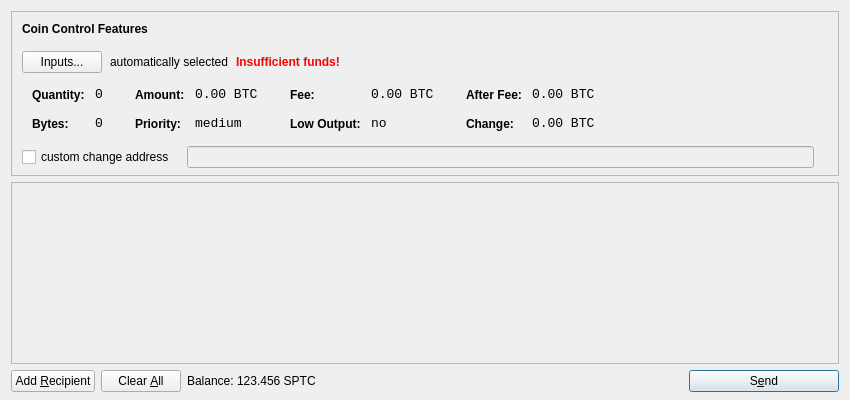
<?xml version="1.0" encoding="UTF-8"?>
<ui version="4.0">
 <class>SendCoinsDialog</class>
 <widget class="QDialog" name="SendCoinsDialog">
  <property name="geometry">
   <rect>
    <x>0</x>
    <y>0</y>
    <width>850</width>
    <height>400</height>
   </rect>
  </property>
  <property name="windowTitle">
   <string>Send Coins</string>
  </property>
  <layout class="QVBoxLayout" name="verticalLayout" stretch="0,1,0">
   <property name="bottomMargin">
    <number>8</number>
   </property>
   <item>
    <widget class="QFrame" name="frameCoinControl">
     <property name="sizePolicy">
      <sizepolicy hsizetype="Expanding" vsizetype="Expanding">
       <horstretch>0</horstretch>
       <verstretch>0</verstretch>
      </sizepolicy>
     </property>
     <property name="maximumSize">
      <size>
       <width>16777215</width>
       <height>16777215</height>
      </size>
     </property>
     <property name="frameShape">
      <enum>QFrame::StyledPanel</enum>
     </property>
     <property name="frameShadow">
      <enum>QFrame::Sunken</enum>
     </property>
     <layout class="QVBoxLayout" name="verticalLayoutCoinControl2">
      <property name="spacing">
       <number>-1</number>
      </property>
      <property name="leftMargin">
       <number>0</number>
      </property>
      <property name="topMargin">
       <number>0</number>
      </property>
      <property name="rightMargin">
       <number>0</number>
      </property>
      <property name="bottomMargin">
       <number>6</number>
      </property>
      <item>
       <layout class="QVBoxLayout" name="verticalLayoutCoinControl" stretch="0,0,0,0,1">
        <property name="spacing">
         <number>0</number>
        </property>
        <property name="leftMargin">
         <number>10</number>
        </property>
        <property name="topMargin">
         <number>10</number>
        </property>
        <item>
         <layout class="QHBoxLayout" name="horizontalLayoutCoinControl1">
          <property name="bottomMargin">
           <number>15</number>
          </property>
          <item>
           <widget class="QLabel" name="labelCoinControlFeatures">
            <property name="sizePolicy">
             <sizepolicy hsizetype="Preferred" vsizetype="Maximum">
              <horstretch>0</horstretch>
              <verstretch>0</verstretch>
             </sizepolicy>
            </property>
            <property name="font">
             <font>
              <weight>75</weight>
              <bold>true</bold>
             </font>
            </property>
            <property name="styleSheet">
             <string notr="true">font-weight:bold;</string>
            </property>
            <property name="text">
             <string>Coin Control Features</string>
            </property>
           </widget>
          </item>
         </layout>
        </item>
        <item>
         <layout class="QHBoxLayout" name="horizontalLayoutCoinControl2" stretch="0,0,0,0">
          <property name="spacing">
           <number>8</number>
          </property>
          <property name="bottomMargin">
           <number>10</number>
          </property>
          <item>
           <widget class="QPushButton" name="pushButtonCoinControl">
            <property name="styleSheet">
             <string notr="true"/>
            </property>
            <property name="text">
             <string>Inputs...</string>
            </property>
           </widget>
          </item>
          <item>
           <widget class="QLabel" name="labelCoinControlAutomaticallySelected">
            <property name="text">
             <string>automatically selected</string>
            </property>
            <property name="margin">
             <number>5</number>
            </property>
           </widget>
          </item>
          <item>
           <widget class="QLabel" name="labelCoinControlInsuffFunds">
            <property name="font">
             <font>
              <weight>75</weight>
              <bold>true</bold>
             </font>
            </property>
            <property name="styleSheet">
             <string notr="true">color:red;font-weight:bold;</string>
            </property>
            <property name="text">
             <string>Insufficient funds!</string>
            </property>
            <property name="margin">
             <number>5</number>
            </property>
           </widget>
          </item>
          <item>
           <spacer name="horizontalSpacerCoinControl">
            <property name="orientation">
             <enum>Qt::Horizontal</enum>
            </property>
            <property name="sizeHint" stdset="0">
             <size>
              <width>40</width>
              <height>1</height>
             </size>
            </property>
           </spacer>
          </item>
         </layout>
        </item>
        <item>
         <widget class="QWidget" name="widgetCoinControl" native="true">
          <property name="sizePolicy">
           <sizepolicy hsizetype="Preferred" vsizetype="Preferred">
            <horstretch>0</horstretch>
            <verstretch>0</verstretch>
           </sizepolicy>
          </property>
          <property name="minimumSize">
           <size>
            <width>0</width>
            <height>0</height>
           </size>
          </property>
          <property name="styleSheet">
           <string notr="true"/>
          </property>
          <layout class="QHBoxLayout" name="horizontalLayoutCoinControl5">
           <property name="margin">
            <number>0</number>
           </property>
           <item>
            <layout class="QHBoxLayout" name="horizontalLayoutCoinControl3" stretch="0,0,0,1">
             <property name="spacing">
              <number>20</number>
             </property>
             <property name="topMargin">
              <number>0</number>
             </property>
             <property name="bottomMargin">
              <number>10</number>
             </property>
             <item>
              <layout class="QFormLayout" name="formLayoutCoinControl1">
               <property name="horizontalSpacing">
                <number>10</number>
               </property>
               <property name="verticalSpacing">
                <number>14</number>
               </property>
               <property name="leftMargin">
                <number>10</number>
               </property>
               <property name="topMargin">
                <number>4</number>
               </property>
               <property name="rightMargin">
                <number>6</number>
               </property>
               <item row="0" column="0">
                <widget class="QLabel" name="labelCoinControlQuantityText">
                 <property name="styleSheet">
                  <string notr="true">font-weight:bold;</string>
                 </property>
                 <property name="text">
                  <string>Quantity:</string>
                 </property>
                 <property name="margin">
                  <number>0</number>
                 </property>
                </widget>
               </item>
               <item row="0" column="1">
                <widget class="QLabel" name="labelCoinControlQuantity">
                 <property name="font">
                  <font>
                   <family>Monospace</family>
                   <pointsize>10</pointsize>
                  </font>
                 </property>
                 <property name="cursor">
                  <cursorShape>IBeamCursor</cursorShape>
                 </property>
                 <property name="contextMenuPolicy">
                  <enum>Qt::ActionsContextMenu</enum>
                 </property>
                 <property name="text">
                  <string notr="true">0</string>
                 </property>
                 <property name="margin">
                  <number>0</number>
                 </property>
                 <property name="textInteractionFlags">
                  <set>Qt::LinksAccessibleByMouse|Qt::TextSelectableByKeyboard|Qt::TextSelectableByMouse</set>
                 </property>
                </widget>
               </item>
               <item row="1" column="0">
                <widget class="QLabel" name="labelCoinControlBytesText">
                 <property name="styleSheet">
                  <string notr="true">font-weight:bold;</string>
                 </property>
                 <property name="text">
                  <string>Bytes:</string>
                 </property>
                </widget>
               </item>
               <item row="1" column="1">
                <widget class="QLabel" name="labelCoinControlBytes">
                 <property name="font">
                  <font>
                   <family>Monospace</family>
                   <pointsize>10</pointsize>
                  </font>
                 </property>
                 <property name="cursor">
                  <cursorShape>IBeamCursor</cursorShape>
                 </property>
                 <property name="contextMenuPolicy">
                  <enum>Qt::ActionsContextMenu</enum>
                 </property>
                 <property name="text">
                  <string notr="true">0</string>
                 </property>
                 <property name="textInteractionFlags">
                  <set>Qt::LinksAccessibleByMouse|Qt::TextSelectableByKeyboard|Qt::TextSelectableByMouse</set>
                 </property>
                </widget>
               </item>
              </layout>
             </item>
             <item>
              <layout class="QFormLayout" name="formLayoutCoinControl2">
               <property name="horizontalSpacing">
                <number>10</number>
               </property>
               <property name="verticalSpacing">
                <number>14</number>
               </property>
               <property name="leftMargin">
                <number>6</number>
               </property>
               <property name="topMargin">
                <number>4</number>
               </property>
               <property name="rightMargin">
                <number>6</number>
               </property>
               <item row="0" column="0">
                <widget class="QLabel" name="labelCoinControlAmountText">
                 <property name="styleSheet">
                  <string notr="true">font-weight:bold;</string>
                 </property>
                 <property name="text">
                  <string>Amount:</string>
                 </property>
                 <property name="margin">
                  <number>0</number>
                 </property>
                </widget>
               </item>
               <item row="0" column="1">
                <widget class="QLabel" name="labelCoinControlAmount">
                 <property name="font">
                  <font>
                   <family>Monospace</family>
                   <pointsize>10</pointsize>
                  </font>
                 </property>
                 <property name="cursor">
                  <cursorShape>IBeamCursor</cursorShape>
                 </property>
                 <property name="contextMenuPolicy">
                  <enum>Qt::ActionsContextMenu</enum>
                 </property>
                 <property name="text">
                  <string notr="true">0.00 BTC</string>
                 </property>
                 <property name="textInteractionFlags">
                  <set>Qt::LinksAccessibleByMouse|Qt::TextSelectableByKeyboard|Qt::TextSelectableByMouse</set>
                 </property>
                </widget>
               </item>
               <item row="1" column="0">
                <widget class="QLabel" name="labelCoinControlPriorityText">
                 <property name="styleSheet">
                  <string notr="true">font-weight:bold;</string>
                 </property>
                 <property name="text">
                  <string>Priority:</string>
                 </property>
                </widget>
               </item>
               <item row="1" column="1">
                <widget class="QLabel" name="labelCoinControlPriority">
                 <property name="font">
                  <font>
                   <family>Monospace</family>
                   <pointsize>10</pointsize>
                  </font>
                 </property>
                 <property name="cursor">
                  <cursorShape>IBeamCursor</cursorShape>
                 </property>
                 <property name="contextMenuPolicy">
                  <enum>Qt::ActionsContextMenu</enum>
                 </property>
                 <property name="text">
                  <string>medium</string>
                 </property>
                 <property name="textInteractionFlags">
                  <set>Qt::LinksAccessibleByMouse|Qt::TextSelectableByKeyboard|Qt::TextSelectableByMouse</set>
                 </property>
                </widget>
               </item>
              </layout>
             </item>
             <item>
              <layout class="QFormLayout" name="formLayoutCoinControl3">
               <property name="horizontalSpacing">
                <number>10</number>
               </property>
               <property name="verticalSpacing">
                <number>14</number>
               </property>
               <property name="leftMargin">
                <number>6</number>
               </property>
               <property name="topMargin">
                <number>4</number>
               </property>
               <property name="rightMargin">
                <number>6</number>
               </property>
               <item row="0" column="0">
                <widget class="QLabel" name="labelCoinControlFeeText">
                 <property name="styleSheet">
                  <string notr="true">font-weight:bold;</string>
                 </property>
                 <property name="text">
                  <string>Fee:</string>
                 </property>
                 <property name="margin">
                  <number>0</number>
                 </property>
                </widget>
               </item>
               <item row="0" column="1">
                <widget class="QLabel" name="labelCoinControlFee">
                 <property name="font">
                  <font>
                   <family>Monospace</family>
                   <pointsize>10</pointsize>
                  </font>
                 </property>
                 <property name="cursor">
                  <cursorShape>IBeamCursor</cursorShape>
                 </property>
                 <property name="contextMenuPolicy">
                  <enum>Qt::ActionsContextMenu</enum>
                 </property>
                 <property name="text">
                  <string notr="true">0.00 BTC</string>
                 </property>
                 <property name="textInteractionFlags">
                  <set>Qt::LinksAccessibleByMouse|Qt::TextSelectableByKeyboard|Qt::TextSelectableByMouse</set>
                 </property>
                </widget>
               </item>
               <item row="1" column="0">
                <widget class="QLabel" name="labelCoinControlLowOutputText">
                 <property name="styleSheet">
                  <string notr="true">font-weight:bold;</string>
                 </property>
                 <property name="text">
                  <string>Low Output:</string>
                 </property>
                </widget>
               </item>
               <item row="1" column="1">
                <widget class="QLabel" name="labelCoinControlLowOutput">
                 <property name="font">
                  <font>
                   <family>Monospace</family>
                   <pointsize>10</pointsize>
                  </font>
                 </property>
                 <property name="cursor">
                  <cursorShape>IBeamCursor</cursorShape>
                 </property>
                 <property name="contextMenuPolicy">
                  <enum>Qt::ActionsContextMenu</enum>
                 </property>
                 <property name="text">
                  <string>no</string>
                 </property>
                 <property name="textInteractionFlags">
                  <set>Qt::LinksAccessibleByMouse|Qt::TextSelectableByKeyboard|Qt::TextSelectableByMouse</set>
                 </property>
                </widget>
               </item>
              </layout>
             </item>
             <item>
              <layout class="QFormLayout" name="formLayoutCoinControl4">
               <property name="horizontalSpacing">
                <number>10</number>
               </property>
               <property name="verticalSpacing">
                <number>14</number>
               </property>
               <property name="leftMargin">
                <number>6</number>
               </property>
               <property name="topMargin">
                <number>4</number>
               </property>
               <property name="rightMargin">
                <number>6</number>
               </property>
               <item row="0" column="0">
                <widget class="QLabel" name="labelCoinControlAfterFeeText">
                 <property name="styleSheet">
                  <string notr="true">font-weight:bold;</string>
                 </property>
                 <property name="text">
                  <string>After Fee:</string>
                 </property>
                 <property name="margin">
                  <number>0</number>
                 </property>
                </widget>
               </item>
               <item row="0" column="1">
                <widget class="QLabel" name="labelCoinControlAfterFee">
                 <property name="font">
                  <font>
                   <family>Monospace</family>
                   <pointsize>10</pointsize>
                  </font>
                 </property>
                 <property name="cursor">
                  <cursorShape>IBeamCursor</cursorShape>
                 </property>
                 <property name="contextMenuPolicy">
                  <enum>Qt::ActionsContextMenu</enum>
                 </property>
                 <property name="text">
                  <string notr="true">0.00 BTC</string>
                 </property>
                 <property name="textInteractionFlags">
                  <set>Qt::LinksAccessibleByMouse|Qt::TextSelectableByKeyboard|Qt::TextSelectableByMouse</set>
                 </property>
                </widget>
               </item>
               <item row="1" column="0">
                <widget class="QLabel" name="labelCoinControlChangeText">
                 <property name="styleSheet">
                  <string notr="true">font-weight:bold;</string>
                 </property>
                 <property name="text">
                  <string>Change:</string>
                 </property>
                </widget>
               </item>
               <item row="1" column="1">
                <widget class="QLabel" name="labelCoinControlChange">
                 <property name="font">
                  <font>
                   <family>Monospace</family>
                   <pointsize>10</pointsize>
                  </font>
                 </property>
                 <property name="cursor">
                  <cursorShape>IBeamCursor</cursorShape>
                 </property>
                 <property name="contextMenuPolicy">
                  <enum>Qt::ActionsContextMenu</enum>
                 </property>
                 <property name="text">
                  <string notr="true">0.00 BTC</string>
                 </property>
                 <property name="textInteractionFlags">
                  <set>Qt::LinksAccessibleByMouse|Qt::TextSelectableByKeyboard|Qt::TextSelectableByMouse</set>
                 </property>
                </widget>
               </item>
              </layout>
             </item>
            </layout>
           </item>
          </layout>
         </widget>
        </item>
        <item>
         <layout class="QHBoxLayout" name="horizontalLayoutCoinControl4" stretch="0,0,0">
          <property name="spacing">
           <number>12</number>
          </property>
          <property name="sizeConstraint">
           <enum>QLayout::SetDefaultConstraint</enum>
          </property>
          <property name="topMargin">
           <number>5</number>
          </property>
          <property name="rightMargin">
           <number>5</number>
          </property>
          <item>
           <widget class="QCheckBox" name="checkBoxCoinControlChange">
            <property name="text">
             <string>custom change address</string>
            </property>
           </widget>
          </item>
          <item>
           <widget class="QLineEdit" name="lineEditCoinControlChange">
            <property name="enabled">
             <bool>false</bool>
            </property>
            <property name="sizePolicy">
             <sizepolicy hsizetype="Expanding" vsizetype="Fixed">
              <horstretch>0</horstretch>
              <verstretch>0</verstretch>
             </sizepolicy>
            </property>
           </widget>
          </item>
          <item>
           <widget class="QLabel" name="labelCoinControlChangeLabel">
            <property name="sizePolicy">
             <sizepolicy hsizetype="Preferred" vsizetype="Expanding">
              <horstretch>0</horstretch>
              <verstretch>0</verstretch>
             </sizepolicy>
            </property>
            <property name="minimumSize">
             <size>
              <width>0</width>
              <height>0</height>
             </size>
            </property>
            <property name="text">
             <string/>
            </property>
            <property name="margin">
             <number>3</number>
            </property>
           </widget>
          </item>
         </layout>
        </item>
        <item>
         <spacer name="verticalSpacerCoinControl">
          <property name="orientation">
           <enum>Qt::Vertical</enum>
          </property>
          <property name="sizeHint" stdset="0">
           <size>
            <width>800</width>
            <height>1</height>
           </size>
          </property>
         </spacer>
        </item>
       </layout>
      </item>
     </layout>
    </widget>
   </item>
   <item>
    <widget class="QScrollArea" name="scrollArea">
     <property name="widgetResizable">
      <bool>true</bool>
     </property>
     <widget class="QWidget" name="scrollAreaWidgetContents">
      <property name="geometry">
       <rect>
        <x>0</x>
        <y>0</y>
        <width>830</width>
        <height>165</height>
       </rect>
      </property>
      <layout class="QVBoxLayout" name="verticalLayout_2">
       <property name="margin">
        <number>0</number>
       </property>
       <item>
        <layout class="QVBoxLayout" name="entries">
         <property name="spacing">
          <number>6</number>
         </property>
        </layout>
       </item>
       <item>
        <spacer name="verticalSpacer">
         <property name="orientation">
          <enum>Qt::Vertical</enum>
         </property>
         <property name="sizeHint" stdset="0">
          <size>
           <width>20</width>
           <height>40</height>
          </size>
         </property>
        </spacer>
       </item>
      </layout>
     </widget>
    </widget>
   </item>
   <item>
    <layout class="QHBoxLayout" name="horizontalLayout">
     <item>
      <widget class="QPushButton" name="addButton">
       <property name="toolTip">
        <string>Send to multiple recipients at once</string>
       </property>
       <property name="text">
        <string>Add &amp;Recipient</string>
       </property>
       <property name="icon">
        <iconset resource="../bitcoin.qrc">
         <normaloff>:/icons/add</normaloff>:/icons/add</iconset>
       </property>
       <property name="autoDefault">
        <bool>false</bool>
       </property>
      </widget>
     </item>
     <item>
      <widget class="QPushButton" name="clearButton">
       <property name="sizePolicy">
        <sizepolicy hsizetype="Minimum" vsizetype="Fixed">
         <horstretch>0</horstretch>
         <verstretch>0</verstretch>
        </sizepolicy>
       </property>
       <property name="toolTip">
        <string>Remove all transaction fields</string>
       </property>
       <property name="text">
        <string>Clear &amp;All</string>
       </property>
       <property name="icon">
        <iconset resource="../bitcoin.qrc">
         <normaloff>:/icons/remove</normaloff>:/icons/remove</iconset>
       </property>
       <property name="autoRepeatDelay">
        <number>300</number>
       </property>
       <property name="autoDefault">
        <bool>false</bool>
       </property>
      </widget>
     </item>
     <item>
      <layout class="QHBoxLayout" name="horizontalLayout_2">
       <property name="spacing">
        <number>3</number>
       </property>
       <item>
        <widget class="QLabel" name="label">
         <property name="text">
          <string>Balance:</string>
         </property>
        </widget>
       </item>
       <item>
        <widget class="QLabel" name="labelBalance">
         <property name="cursor">
          <cursorShape>IBeamCursor</cursorShape>
         </property>
         <property name="text">
          <string>123.456 SPTC</string>
         </property>
         <property name="textInteractionFlags">
          <set>Qt::LinksAccessibleByMouse|Qt::TextSelectableByKeyboard|Qt::TextSelectableByMouse</set>
         </property>
        </widget>
       </item>
      </layout>
     </item>
     <item>
      <spacer name="horizontalSpacer">
       <property name="orientation">
        <enum>Qt::Horizontal</enum>
       </property>
       <property name="sizeHint" stdset="0">
        <size>
         <width>40</width>
         <height>20</height>
        </size>
       </property>
      </spacer>
     </item>
     <item>
      <widget class="QPushButton" name="sendButton">
       <property name="minimumSize">
        <size>
         <width>150</width>
         <height>0</height>
        </size>
       </property>
       <property name="toolTip">
        <string>Confirm the send action</string>
       </property>
       <property name="text">
        <string>S&amp;end</string>
       </property>
       <property name="icon">
        <iconset resource="../bitcoin.qrc">
         <normaloff>:/icons/send</normaloff>:/icons/send</iconset>
       </property>
       <property name="default">
        <bool>true</bool>
       </property>
      </widget>
     </item>
    </layout>
   </item>
  </layout>
 </widget>
 <resources>
  <include location="../bitcoin.qrc"/>
 </resources>
 <connections/>
</ui>
